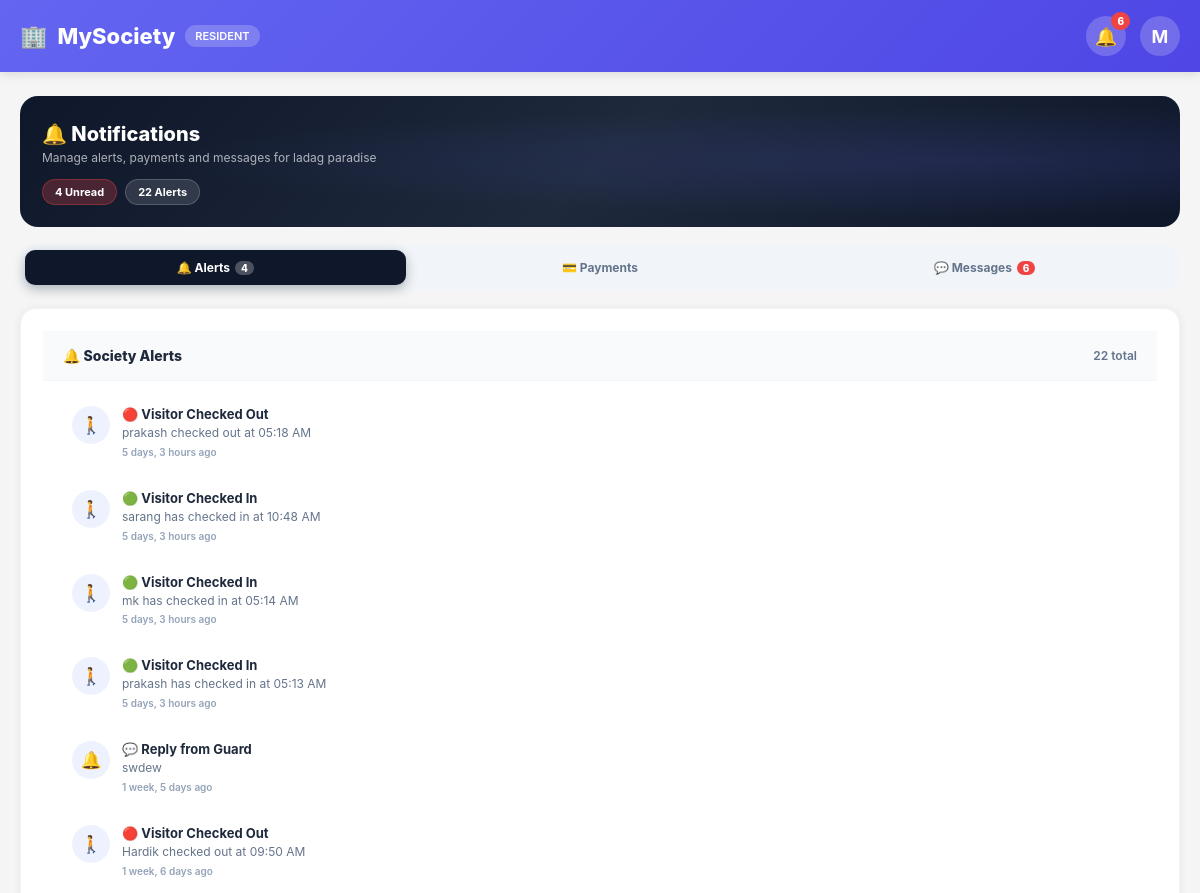
The app's page /society-admin/notifications/ (signed in, upper part), older data.
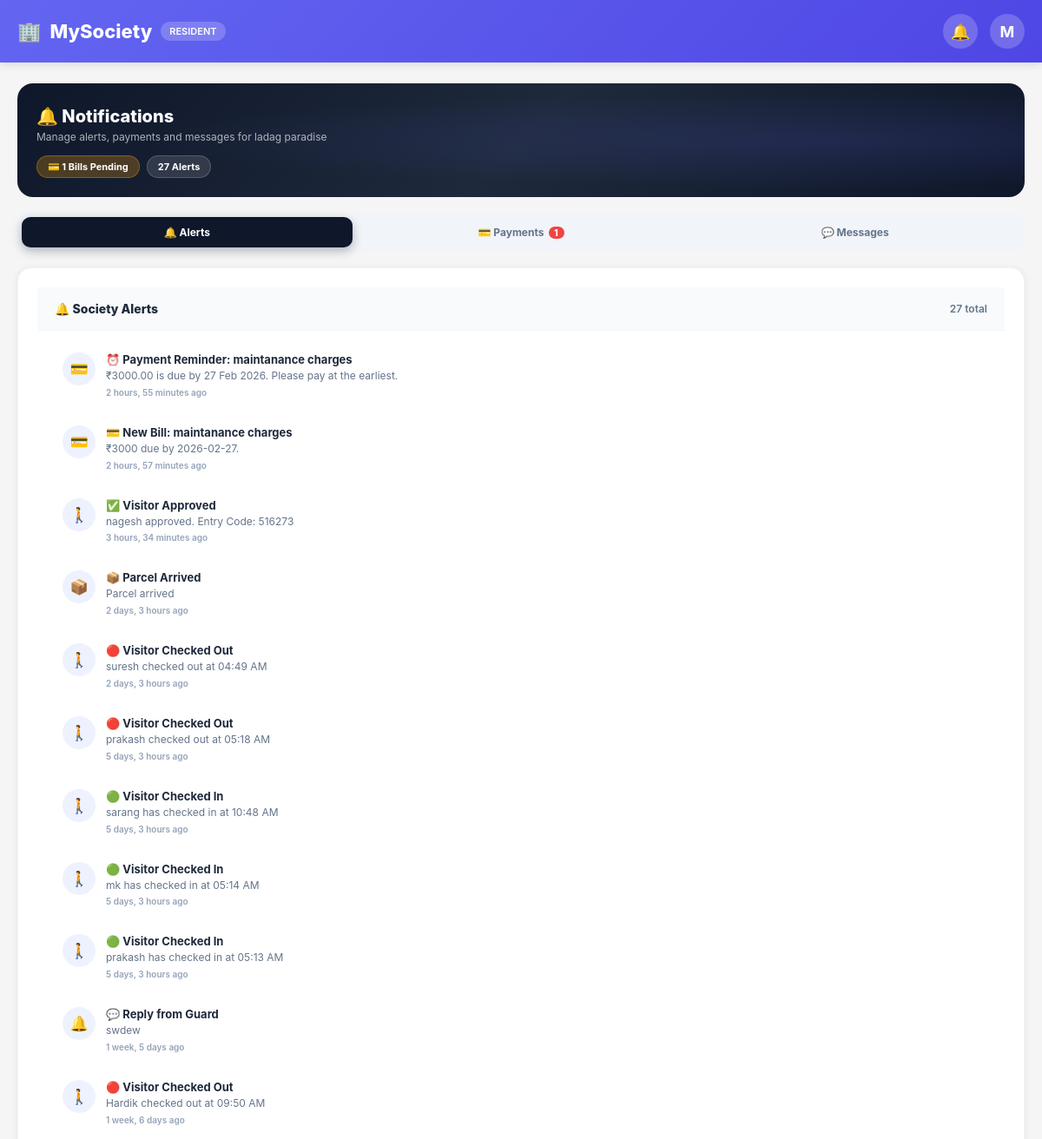
The same page, newer data.
### core/models.py (models this page shows)
class Notification(models.Model):
    user = models.ForeignKey(
        User,
        on_delete=models.CASCADE,
        related_name="notifications"
    )
    sender = models.ForeignKey(
        User,
        on_delete=models.SET_NULL,
        null=True,
        blank=True,
        related_name="sent_notifications"
    )
    parent = models.ForeignKey(
        "self",
        on_delete=models.CASCADE,
        null=True,
        blank=True,
        related_name="replies"
    )
    title = models.CharField(max_length=255)
    message = models.TextField()
    visitor = models.ForeignKey(
        Visitor,
        on_delete=models.SET_NULL,
        null=True,
        blank=True,
        related_name="notifications"
    )
    is_read = models.BooleanField(default=False)
    created_at = models.DateTimeField(auto_now_add=True)
    class Meta:
        ordering = ["-created_at"]

### core/views.py (the view)
# urls.py: path('society-admin/notifications/', views.society_admin_notifications, name='society_admin_notifications'),
@login_required
def society_admin_notifications(request):
    from django.contrib import messages as django_messages
    from .models import ChatMessage, Notification
    user = request.user
    try:
        profile = user.userprofile
        society = profile.society
        if not society:
            django_messages.error(request, "You are not associated with any society")
            return redirect('society_admin_dashboard')
        notifications = Notification.objects.filter(
            user=user
        ).order_by('-created_at')
        unread_count = notifications.filter(is_read=False).count()
        notifications.filter(is_read=False).update(is_read=True)
        today = timezone.now().date()
        Bill.objects.filter(
            society=society,
            status='pending',
            due_date__lt=today
        ).update(status='overdue')
        bills = Bill.objects.filter(
            society=society
        ).prefetch_related('billpayer_set').order_by('-created_at')
        bills_annotated = []
        for bill in bills:
            payers     = bill.billpayer_set.all()
            total      = payers.count()
            paid_c     = payers.filter(status='paid').count()
            paid_pct   = round((paid_c / total * 100) if total else 0)
            bill.total_payers = total
            bill.paid_count   = paid_c
            bill.paid_pct     = paid_pct
            bills_annotated.append(bill)
        pending_bills_count = sum(1 for b in bills_annotated if b.status == 'pending')
        paid_bills_count    = sum(1 for b in bills_annotated if b.status == 'paid')
        total_overdue       = sum(1 for b in bills_annotated if b.status == 'overdue')
        total_unread = ChatMessage.objects.filter(
            receiver=user,
            is_read=False
        ).count()
        context = {
            'profile':             profile,
            'society':             society,
            'user':                user,
            'notifications':       notifications,
            'unread_count':        unread_count,
            'bills':               bills_annotated,
            'pending_bills_count': pending_bills_count,
            'paid_bills_count':    paid_bills_count,
            'total_overdue':       total_overdue,
            'total_unread':        total_unread,
        }
        return render(request, 'society_admin/society_admin_notifications.html', context)
    except Exception as e:
        from django.contrib import messages as django_messages
        django_messages.error(request, f"Error loading notifications: {str(e)}")
        return redirect('society_admin_dashboard')

### core/context_processors.py (called while the page is built, shortened)
def base_context(request):
    if not request.user.is_authenticated:
        return {}
    profile = getattr(request.user, "userprofile", None)
    return {
        "current_user": request.user,
        "current_role": profile.role if profile else None,
        "notification_count": Notification.objects.filter(
            user=request.user,
            is_read=False
        ).count(),
    }

def global_context(request):
    if not request.user.is_authenticated:
        return {
            "notification_count": 0,
            "current_user": None,
            "current_role": None,
        }
    user = request.user
    profile = getattr(user, "userprofile", None)
    unread_chat = ChatMessage.objects.filter(
        receiver=user,
        is_read=False
    ).count()
    unread_notifications = Notification.objects.filter(
        user=user,
        is_read=False
    ).count()
    return {
        "current_user": user,
        "current_role": profile.role if profile else None,
        "notification_count": unread_chat + unread_notifications,
    }

def guard_notification_count(request):
    return {"guard_notification_count": 0}

### templates/society_admin/society_admin_notifications.html (shortened to what this page needs)
{% extends "society_admin/base.html" %}
{% load custom_filters %}
{% block content %}
<div class="notif-hero">
    <h1>🔔 Notifications</h1>
    <p>Manage alerts, payments and messages for {{ society.name }}</p>
    <div class="hero-badges">
        {% if unread_count %}
        <span class="hero-badge red">{{ unread_count }} Unread</span>
        {% endif %}
        {% if pending_bills_count %}
        <span class="hero-badge amber">💳 {{ pending_bills_count }} Bills Pending</span>
        {% endif %}
        <span class="hero-badge">{{ notifications.count }} Alerts</span>
    </div>
</div>
<div class="tab-nav">
    <button class="tab-btn active" onclick="switchTab(this,'pNotifs')">
        🔔 Alerts
        {% if unread_count %}<span class="tab-pill">{{ unread_count }}</span>{% endif %}
    </button>
    <button class="tab-btn" onclick="switchTab(this,'pPayments')">
        💳 Payments
        {% if pending_bills_count %}<span class="tab-pill">{{ pending_bills_count }}</span>{% endif %}
    </button>
    <button class="tab-btn" onclick="switchTab(this,'pChat')">
        💬 Messages
        {% if total_unread %}<span class="tab-pill">{{ total_unread }}</span>{% endif %}
    </button>
</div>
<div id="pNotifs" class="tab-panel active">
    <div class="card">
        <div class="card-hd">
            <span class="card-hd-title">🔔 Society Alerts</span>
            <span style="font-size:12px;color:#64748b;font-weight:600;">{{ notifications.count }} total</span>
        </div>
        <div class="card-body" style="padding:10px 12px;">
            {% if notifications %}
            <div class="notif-list">
                {% for n in notifications %}
                <div class="notif-item {% if not n.is_read %}unread{% endif %}">
                    <div class="notif-icon">
                        {% if "visitor" in n.title|lower %}🚶
                        {% elif "sos" in n.title|lower or "emergency" in n.title|lower %}🚨
                        {% elif "payment" in n.title|lower or "bill" in n.title|lower %}💳
                        {% elif "parcel" in n.title|lower or "delivery" in n.title|lower %}📦
                        {% elif "maintenance" in n.title|lower %}🔧
                        {% elif "complaint" in n.title|lower %}📢
                        {% elif "meeting" in n.title|lower %}📅
                        {% elif "leave" in n.title|lower %}📋
                        {% else %}🔔{% endif %}
                    </div>
                    <div class="notif-content">
                        <h4>{{ n.title }}</h4>
                        <p>{{ n.message }}</p>
                        <div class="notif-time">{{ n.created_at|timesince }} ago</div>
                    </div>
                </div>
                {% endfor %}
            </div>
            {% else %}
            <div class="empty-st">
                <div class="ico">🔔</div>
                <p>No alerts yet</p>
                <small>You're all caught up!</small>
            </div>
            {% endif %}
        </div>
    </div>
</div>
{% endblock %}

### templates/society_admin/base.html (shortened to what this page needs)
<!DOCTYPE html>
<html lang="en">
<head>
</head>
<body>
<header class="header">
    <div class="header-content">
        <div class="logo">
            <span>{% block logo_icon %}🏢{% endblock %}</span>
            <span>MySociety</span>
            {% if current_role %}
                <span class="role-badge">{{ current_role|title }}</span>
            {% endif %}
        </div>
        <div class="header-actions">
            <a href="{% url 'society_admin_notifications' %}"
               class="icon-btn"
               title="Messages & Notifications"
               id="notifIconLink">
                🔔
                {% if notification_count and notification_count > 0 %}
                    <span class="notif-badge" id="notifBadge">
                        {% if notification_count > 99 %}99+{% else %}{{ notification_count }}{% endif %}
                    </span>
                {% endif %}
            </a>
            <a href="{% url 'society_admin_settings' %}" class="icon-btn" title="Profile">
                {{ user.username|slice:":1"|upper }}
            </a>
        </div>
    </div>
</header>
<main class="main-content">
    {% block content %}{% endblock %}
</main>
</body>
</html>

Row changes from the older to the newer data that the page shows:
added Notification: title "⏰ Payment Reminder: maintanance charges", message "₹3000.00 is due by 27 Feb 2026. Please pay at the earliest.", created_at "2 hours, 55 minutes"
added Notification: title "💳 New Bill: maintanance charges", message "₹3000 due by 2026-02-27.", created_at "2 hours, 57 minutes"
added Notification: title "✅ Visitor Approved", message "nagesh approved. Entry Code: 516273", created_at "3 hours, 34 minutes"
added Notification: title "📦 Parcel Arrived", message "Parcel arrived", created_at "2 days, 3 hours"
added Notification: title "🔴 Visitor Checked Out", message "suresh checked out at 04:49 AM", created_at "2 days, 3 hours"
Text that changed along with them:
{{ pending_bills_count }}: (not shown) → "1"
{{ notifications.count }}: "22" → "27"
{{ notification_count }}: "6" → (not shown)
{{ unread_count }}: "4" → (not shown)
{{ total_unread }}: "6" → (not shown)
text no longer shown: "Unread"
text now shown: "💳 Bills Pending"
